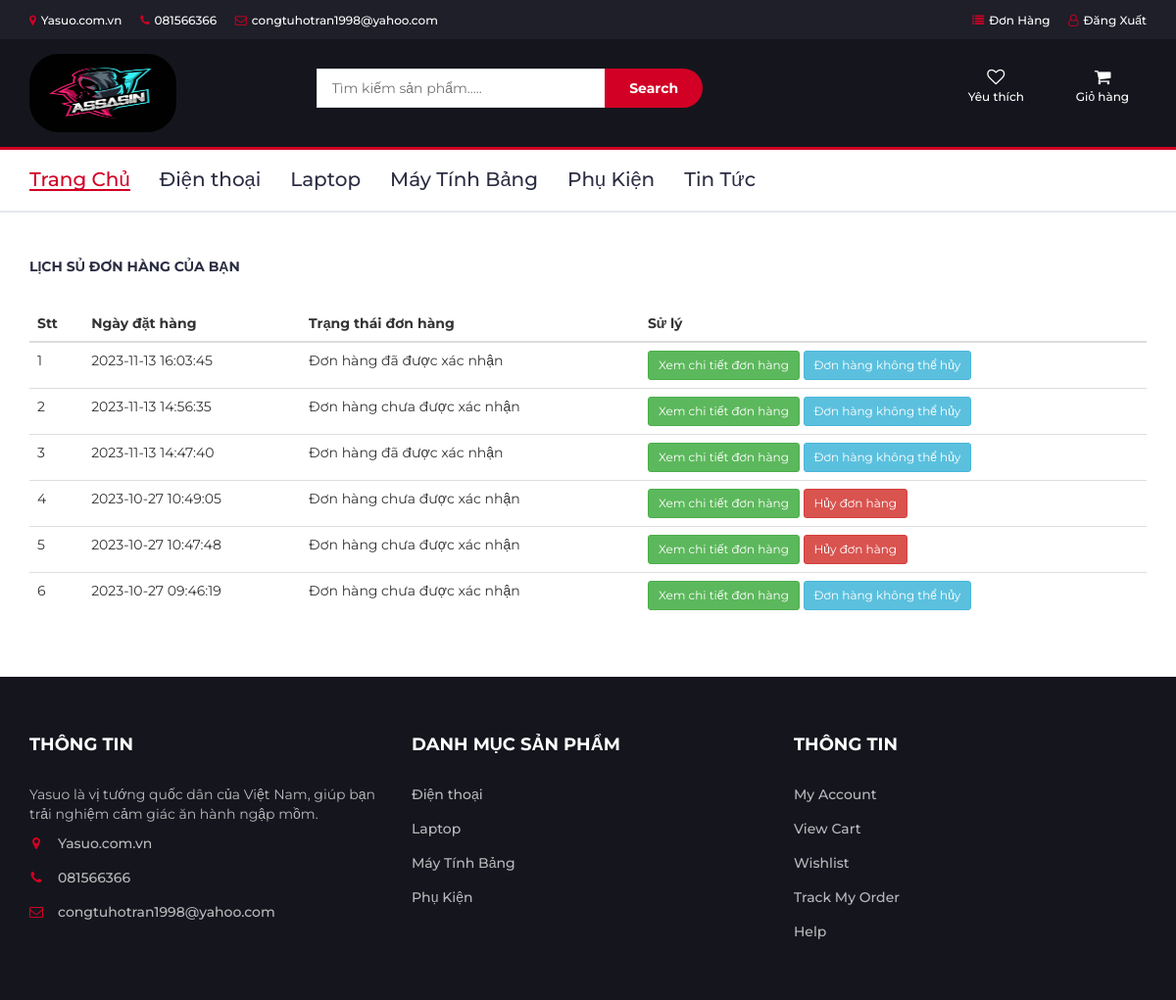
The page /cart/listorder (signed in) on the database its author committed.
### tables this page shows
CREATE TABLE `tbl_settings` (
  `id` int(11) NOT NULL,
  `website_name` varchar(255) NOT NULL,
  `website_url` varchar(255) NOT NULL,
  `phone` varchar(100) NOT NULL,
  `email` varchar(100) NOT NULL,
  `facebook` varchar(100) NOT NULL,
  `status` int(11) DEFAULT NULL,
  `created_at` timestamp NULL DEFAULT NULL,
  `updated_at` timestamp NULL DEFAULT NULL
);

CREATE TABLE `tbl_category_product` (
  `id_category_product` int(11) NOT NULL,
  `title_category_product` varchar(255) DEFAULT NULL,
  `desc_category_product` text DEFAULT NULL,
  `status` int(11) NOT NULL,
  `created_at` timestamp NULL DEFAULT NULL,
  `updated_at` timestamp NULL DEFAULT NULL
);

CREATE TABLE `tbl_orders` (
  `order_id` int(11) NOT NULL,
  `user_id` int(11) NOT NULL,
  `order_code` varchar(100) NOT NULL,
  `order_date` varchar(100) NOT NULL,
  `order_status` int(11) NOT NULL
);

### Controllers/AuthController.php (called while the page is built, shortened)
<?php
class AuthController
{
    protected function view($path, array $data = []){
        $path = self::VIEW .'/'.str_replace('.','/',$path).'.php';
        return require ($path);
    }
}

### Controllers/CartController.php (called while the page is built, shortened)
<?php
class CartController extends AuthController
{
    private $homeModel;
    private $cartModel;
    public function __construct()
    {
        $this->homeModel = new HomeModel;
        $this->cartModel = new CartModel;
    }
    public function listorder()
    {
        $data['category'] = $this->homeModel->getCategory();
        $data['setting'] = $this->homeModel->getSetting();
        $this->view('layout/header', $data);
        $userData = Session::getUserData();
        $userId = $userData['id_user'];
        $data['orders'] = $this->cartModel->getOrderID($userId);
        $this->view('cart.order', $data);
        $this->view('layout.footer', $data);
    }
}

### Models/AuthModel.php (called while the page is built, shortened)
<?php
class AuthModel extends Database
{
    public function select($sql, $data = array(), $fetchStyle = MYSQLI_ASSOC) {
        $connection = $this->connect();
        if ($connection) {
            $stmt = $connection->prepare($sql);
            if ($stmt) {
                $stmt->execute();
                $result = $stmt->get_result();
                $rows = array();
                while ($row = $result->fetch_array($fetchStyle)) {
                    $rows[] = $row;
                }
                return $rows;
            } else {
                return false;
            }
        } else {
            return false;
        }
    }
}

### Models/HomeModel.php (called while the page is built, shortened)
<?php
class HomeModel extends AuthModel
{
    protected $table_category ='tbl_category_product';
    protected $table_setting='tbl_settings';
    public function getSetting()
    {
        $sql = "SELECT * FROM $this->table_setting WHERE $this->table_setting.status = 1";
        return $this->select($sql);
    }
    public function getCategory()
    {
        $sql = "SELECT * FROM $this->table_category WHERE $this->table_category.status = 0";
        return $this->select($sql);
    }
}

### Models/Session.php (called while the page is built, shortened)
<?php
class Session {
    public static function get($key) {
        return isset($_SESSION[$key]) ? $_SESSION[$key] : null;
    }
}

### Models/CartModel.php (called while the page is built, shortened)
<?php
class CartModel extends AuthModel
{
    protected $table_order ='tbl_orders';
        public function getOrderID($userId){
            $sql="SELECT * FROM $this->table_order WHERE $this->table_order.user_id = $userId ORDER BY $this->table_order.order_id desc ";
            return $this->select($sql);
        }
}

### Views/cart/order.php (the view, shortened to what this page needs)
<div class="section">
    <div class="container">
        <div class="row">
            <div class="col-md-12">
                <div class="billing-details">
                    <div class="section-title">
                        <h5 class="title">Lịch sủ đơn Hàng của bạn</h5><br />
                    </div>
                    <table class="table">
                        <thead>
                            <tr>
                                <th scope="col">Stt</th>
                                <th scope="col">Ngày đặt hàng</th>
                                <th scope="col">Trạng thái đơn hàng</th>
                                <th scope="col">Sử lý</th>
                            </tr>
                        </thead>
                        <tbody>
                            <?php
                            $j = 0;
                            foreach ($orders as $keys => $i) {
                                $j++;
                                ?>
                            <tr>
                                <td>
                                    <?php echo $j ?>
                                </td>
                                <td>
                                    <?php echo $i['order_date'] ?>
                                </td>
                                <td>
                                    <?php
                                        if ($i['order_status'] == 1) {
                                            ?>
                                    Đơn hàng đã được xác nhận
                                    <?php
                                        } else {
                                            ?>
                                    Đơn hàng chưa được xác nhận
                                    <?php
                                        }
                                        ?>
                                </td>
                                <td>
                                    <a class="btn btn-success btn-sm"
                                        href="<?php echo BASE_URL ?>/cart/orderdetail/<?php echo $i['order_code'] ?>">Xem
                                        chi tiết đơn hàng</a>
                                    <?php
                                        if ($i['order_status'] == 0) {
                                            ?>
                                    <button type="button" class="btn btn-danger btn-sm" data-toggle="modal"
                                        data-target="#deletedetail_<?php echo $i['order_code'] ?>">
                                        Hủy đơn hàng
                                    </button>
                                    <?php
                                            } else {
                                            ?>
                                    <button class="btn btn-info btn-sm">Đơn hàng không thể hủy</button>
                                    <?php
                                        }
                                        ?>
                                </td>
                            </tr>
                            <?php
                            }
                            ?>
                        </tbody>
                    </table>
                </div>
            </div>
        </div>
    </div>
</div>

### Views/layout/header.php (shortened to what this page needs)
<!DOCTYPE html>
<html lang="en">
	<head>
<link type="text/css" rel="stylesheet" href="<?php echo BASE_URL ?>/public/views/css/bootstrap.min.css"/>
<link type="text/css" rel="stylesheet" href="<?php echo BASE_URL ?>/public/views/css/slick.css"/>
<link type="text/css" rel="stylesheet" href="<?php echo BASE_URL ?>/public/views/css/slick-theme.css"/>
<link type="text/css" rel="stylesheet" href="<?php echo BASE_URL ?>/public/views/css/nouislider.min.css"/>
<link rel="stylesheet" href="<?php echo BASE_URL ?>/public/views/css/font-awesome.min.css">
<link type="text/css" rel="stylesheet" href="<?php echo BASE_URL ?>/public/views/css/style.css"/>
</head>
<body>
<header>
<div id="top-header">
   <div class="container">
      <ul class="header-links pull-left">
      <?php
         foreach($setting as $keys => $i){
         ?>
         <li><a href="<?php echo $i['website_url']?>"><i class="fa fa-map-marker"></i><?php echo $i['website_name'] ?></a></li>
         <?php
         }
         ?>
         <?php
         foreach($setting as $keys => $i){
         ?>
         <li><a href="#"><i class="fa fa-phone"></i><?php echo $i['phone'] ?></a></li>
         <?php
         }
         ?>
           <?php
         foreach($setting as $keys => $i){
         ?>
         <li><a href="<?php echo $i['facebook']?>"><i class="fa fa-envelope-o"></i><?php echo $i['email'] ?></a></li>
         <?php
         }
         ?>
      </ul>
      <ul class="header-links pull-right">
                                 <?php
                                 if (Session::get('users')){
                                 ?>
                                 <li><a href="<?php echo BASE_URL ?>/cart/listorder"><i class="fa fa-list"></i>Đơn Hàng</a></li>
                                 <li><a href="<?php echo BASE_URL ?>/user/logout"><i class="fa fa-user-o"></i>Đăng Xuất</a></li>
                                 <?php
                                 }else{
                                 ?>
                                  <li><a href="<?php echo BASE_URL ?>/user"><i class="fa fa-user-o"></i>Tài khoản</a></li>
                                 <?php
                                 }
                                 ?>
      </ul>
   </div>
</div>
<div id="header">
   <div class="container">
      <div class="row">
         <div class="col-md-3">
            <div class="header-logo">
               <a href="<?php echo BASE_URL ?>" class="logo">
                  <img src="<?php echo BASE_URL ?>/public/uploads/img_logo/logo2.jpg" style="height: 80px; width:150px; border-radius:30px" alt="">
               </a>
            </div>
         </div>
         <div class="col-md-6">
            <div class="header-search">
            <form action="<?php echo BASE_URL; ?>/product/search_product" method="GET">
                  <input class="input"  name="keyword" placeholder="Tìm kiếm sản phẩm.....">
                  <button class="search-btn" type="submit">Search</button>
               </form>
            </div>
         </div>
         <div class="col-md-3 clearfix">
            <div class="header-ctn">
               <div>
                  <a href="<?php echo BASE_URL ?>/wishlist/wishlist">
                     <i class="fa fa-heart-o"></i>
                     <?php
                         if (Session::get('users')){
                     ?>
                       <span>Yêu thích</span>
                     <?php
                         }else{
                     ?>
                     <span>Yêu thích</span>
                     <div class="qty">0</div>
                     <?php
                         }
                     ?>
                  </a>
               </div>
               <div>
                  <a href="<?php echo BASE_URL ?>/cart/index">
                     <i class="fa fa-shopping-cart"></i>
                     <?php
                         if (Session::get('users')){
                     ?>
                       <span>Giỏ hàng</span>
                     <?php
                         }else{
                     ?>
                     <span>Giỏ hàng</span>
                     <div class="qty">0</div>
                     <?php
                         }
                     ?>
                  </a>
               </div>
            </div>
         </div>
      </div>
   </div>
</div>
<nav id="navigation">
			<div class="container">
				<div id="responsive-nav">
					<ul class="main-nav nav navbar-nav">
						<li class="active"><a href="<?php echo BASE_URL ?>/home/index">Trang Chủ</a></li>
                  <?php
                     foreach($category as $key => $cate):
                  ?>
                  	<li><a href="<?php echo BASE_URL ?>/product/product_category/<?php echo $cate['id_category_product'] ?>"><?php echo $cate['title_category_product'] ?></a>
                  <?php
                     endforeach;
                  ?>
						<li><a href="<?php echo BASE_URL ?>/new/index">Tin Tức</a></li>
					</ul>
				</div>
			</div>
		</nav>
</header>

### Views/layout/footer.php (shortened to what this page needs)
<footer id="footer">
   <div class="section">
      <div class="container">
         <div class="row">
            <div class="col-md-4 col-xs-6">
               <div class="footer">
                  <h3 class="footer-title">Thông tin</h3>
                  <p>Yasuo là vị tướng quốc dân của Việt Nam, giúp bạn trải nghiệm cảm giác ăn hành ngập mồm.</p>
                  <ul class="footer-links">
                  <?php
                     foreach($setting as $keys => $i){
                     ?>
                     <li><a href="<?php echo $i['website_url']?>"><i class="fa fa-map-marker"></i><?php echo $i['website_name'] ?></a></li>
                     <?php
                     }
                     ?>
                     <?php
                     foreach($setting as $keys => $i){
                     ?>
                     <li><a href="#"><i class="fa fa-phone"></i><?php echo $i['phone'] ?></a></li>
                     <?php
                     }
                     ?>
                     <?php
                     foreach($setting as $keys => $i){
                     ?>
                     <li><a href="<?php echo $i['facebook']?>"><i class="fa fa-envelope-o"></i><?php echo $i['email'] ?></a></li>
                     <?php
                     }
                     ?>
                  </ul>
               </div>
            </div>
            <div class="col-md-4 col-xs-6">
               <div class="footer">
                  <h3 class="footer-title">Danh Mục Sản Phẩm</h3>
                  <ul class="footer-links">
                  <?php
                     foreach($category as $key => $cate):
                  ?>
						   <li><a href="<?php echo BASE_URL ?>/product/product_category/<?php echo $cate['id_category_product'] ?>"><?php echo $cate['title_category_product'] ?></a></li>
                  <?php
                     endforeach;
                  ?>
                  </ul>
               </div>
            </div>
            <div class="col-md-4 col-xs-6">
               <div class="footer">
                  <h3 class="footer-title">Thông Tin</h3>
                  <ul class="footer-links">
                     <li><a href="#">My Account</a></li>
                     <li><a href="#">View Cart</a></li>
                     <li><a href="#">Wishlist</a></li>
                     <li><a href="#">Track My Order</a></li>
                     <li><a href="#">Help</a></li>
                  </ul>
               </div>
            </div>
         </div>
      </div>
   </div>
</footer>
</body>
</html>

### rows shown on the page
tbl_settings: website_name "Yasuo.com.vn", phone "081566366", email "congtuhotran1998@yahoo.com"
tbl_category_product: title_category_product "Điện thoại"
tbl_category_product: title_category_product "Laptop"
tbl_category_product: title_category_product "Máy Tính Bảng"
tbl_category_product: title_category_product "Phụ Kiện"
tbl_orders: order_date "2023-11-13 16:03:45", order_status "Đơn hàng đã được xác nhận"
tbl_orders: order_date "2023-11-13 14:56:35", order_status "Đơn hàng chưa được xác nhận"
tbl_orders: order_date "2023-11-13 14:47:40", order_status "Đơn hàng đã được xác nhận"
tbl_orders: order_date "2023-10-27 10:49:05", order_status "Đơn hàng chưa được xác nhận"
tbl_orders: order_date "2023-10-27 10:47:48", order_status "Đơn hàng chưa được xác nhận"
tbl_orders: order_date "2023-10-27 09:46:19", order_status "Đơn hàng chưa được xác nhận"
